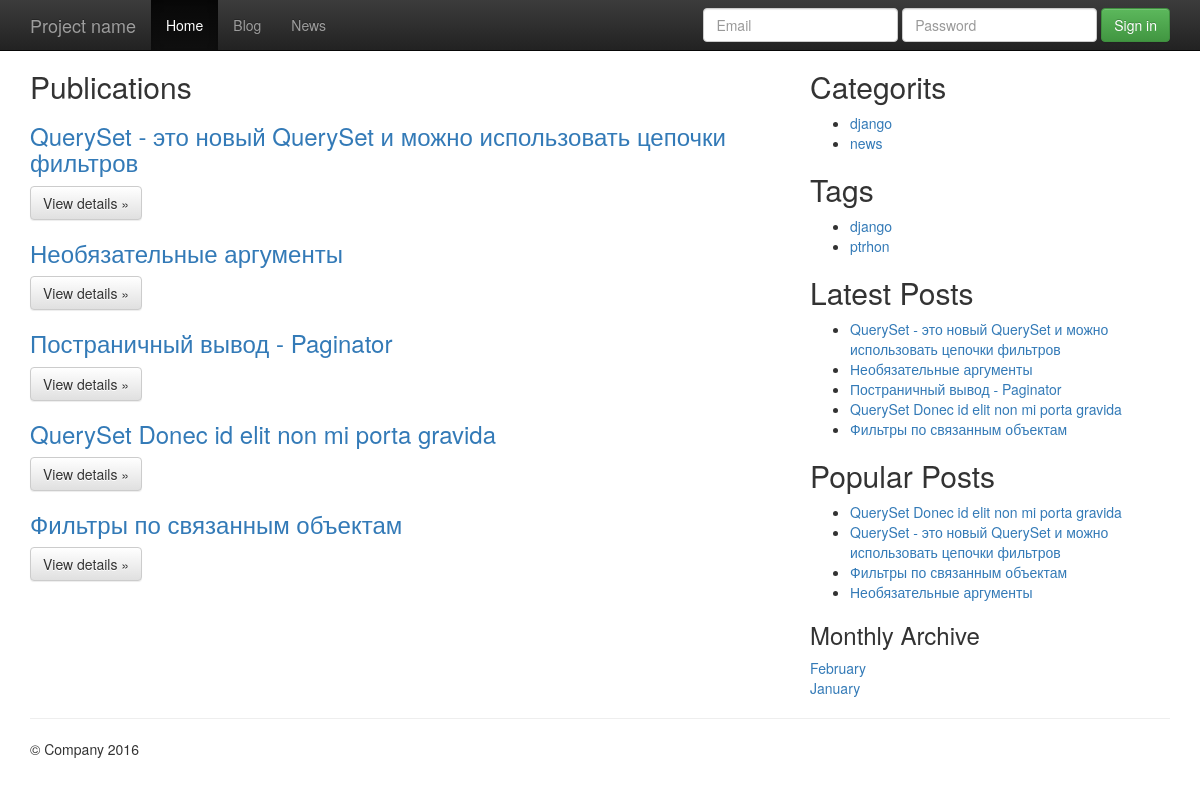
Screenshot of /blog/ with the database file from the repository.
### blog/models.py (models this page shows, shortened)
@python_2_unicode_compatible
class Article(models.Model):
    ARTICLE_STATUS = (
        ('D', 'Not Reviewed'),
        ('P', 'Published'),
        ('E', 'Expired'),
    )
    title = models.CharField(max_length=100, unique=True)
    slug = models.SlugField(max_length=100, unique=True, verbose_name='slug')
    status = models.IntegerField(default=0)
    content = models.TextField()
    status = models.CharField(max_length=1, choices=ARTICLE_STATUS, default='D')
    category = models.ForeignKey(Category, verbose_name="the related category")
    tags = models.ManyToManyField(Tag, verbose_name="the related tags", related_name="keyword_set", blank=True)
    views = models.IntegerField(default=0)
    publish_date = models.DateTimeField(auto_now=True, editable=False, help_text="Please use the following format: <em>YYYY-MM-DD</em>.")
    created_date = models.DateTimeField(auto_now_add=True, editable=False)
    def was_published_recently(self):
        return self.publish_date >= timezone.now() - datetime.timedelta(days=1)
    was_published_recently.admin_order_field = 'publish_date'
    was_published_recently.boolean = True
    was_published_recently.short_description = 'Published recently?'

class Category(models.Model):
    name = models.CharField(max_length=100)
    slug = models.SlugField(max_length=100, unique=True, verbose_name='slug')
    description = models.TextField(max_length=4096)

class Tag(models.Model):
    name = models.CharField(max_length=100, unique=True)
    slug = models.SlugField(max_length=100, unique=True, verbose_name='slug')

### blog/views.py (the view)
def index(request):
    blog_list = Article.objects.order_by('-publish_date')
    category_list = Category.objects.order_by('name')
    tags_name = Tag.objects.order_by('name')
    context = {'categories_list':category_list, 'blog_list': blog_list , 'tags_name':tags_name, 'months':monthly_archive_list()}
    return render(request, 'blog/index.html', context)

### blog/templatetags/latest_posts.py (called while the page is built)
@register.inclusion_tag('blog/_latest_posts.html') # регистрируем тег и подключаем шаблон _latest_posts
def latest_posts():
    posts = Article.objects.order_by('-publish_date').filter(status='P')[:6]
    return locals()

### blog/templatetags/popular_posts.py (called while the page is built)
@register.inclusion_tag('blog/_popular_posts.html') # регистрируем тег и подключаем шаблон _popular_posts
def popular_posts():
    posts = Article.objects.filter(views__gte=5).filter(status='P')[:6]
    return locals()

### blog/views.py (called while the page is built)
def monthly_archive_list():
    if not Article.objects.count(): return []
    year, month = time.localtime()[:2]
    first = Article.objects.order_by("created_date")[0]
    fyear = first.created_date.year
    fmonth = first.created_date.month
    months = []
    for y in range(year, fyear-1, -1):
        start, end = 12, 0
        if y == year: start = month
        if y == fyear: end = fmonth-1
        for m in range(start, end, -1):
            months.append((y, m, month_name[m]))
    return months

### templates/blog/index.html (shortened to what this page needs)
{% extends "blog/layout.html" %}
        {% block content %}
        <div class="row">
          <div class="col-md-8">
          {% block main %}
            <h2>Publications</h2>
              {% if blog_list %}
                {% for item in blog_list %}
                  <h3><a href ="{% url 'blog:detail' item.slug %}">{{ item.title }}</a></h3>
                    <p><a class="btn btn-default" href="{% url 'blog:detail' item.slug %}" role="button">View details &raquo;</a></p>
                {% endfor %}
              {% else %}
                <li>Sorry, no items in this list.</li>
             {% endif %}
          {% endblock main %}
          </div>
           <div class="col-md-4">
             {% block aside %}
                {{ block.super }}
             {% endblock aside %}
           </div>
         </div>
        {% endblock content %}

### templates/blog/layout.html (shortened to what this page needs)
{% extends "base.html" %}
{% load latest_posts popular_posts %}
      {% block content %}
            {% block aside %}
                   <h2>Categorits</h2>
                  {% if categories_list %}
                    <ul>
                        {% for category in categories_list %}
                        <li><a href ="{% url 'blog:category' category.slug %}">{{ category.name }}</a></li>
                        {% endfor %}
                    </ul>
                    {% else %}
                    <strong>There are no categories present.</strong>
                  {% endif %}
                  <h2>Tags</h2>
                  {% if tags_name %}
                    <ul>
                        {% for tag in tags_name %}
                        <li><a href ="">{{ tag.name }}</a></li>
                        {% endfor %}
                    </ul>
                    {% else %}
                        <strong>There are no tags present.</strong>
                    {% endif %}
                  <h2>Latest Posts</h2>
                  <div>
                      {% latest_posts %}
                  </div>
                  <h2>Popular Posts</h2>
                  <div>
                      {% popular_posts %}
                  </div>
                  <h3>Monthly Archive</h3>
                  <div>
                      {% for month in months %}
                           <a href="{% url 'blog:archive' month.0 month.1 %}">{{ month.2 }}</a> <br />
                      {% endfor %}
                  </div>
            {% endblock aside %}
        {% endblock content %}

### templates/base.html (shortened to what this page needs)
{% include 'includes/header.html'%}
{% include 'includes/mainmenu.html'%}
    <div class="container">
    {% block content %}
    {% endblock content %}
{% include 'includes/footer.html'%}

### templates/includes/header.html (shortened to what this page needs)
{% load staticfiles %}
<!doctype html>
<html class="no-js" lang="">
    <head>
        <link rel="stylesheet" href="{% static 'css/bootstrap.min.css' %}">
        <link rel="stylesheet" href="{% static 'css/bootstrap-theme.min.css' %}">
        <link rel="stylesheet" href="{% static 'css/main.css' %}">
    </head>
    <body>

### templates/includes/mainmenu.html (shortened to what this page needs)
    <nav class="navbar navbar-inverse navbar-fixed-top" role="navigation">
      <div class="container">
        <div class="navbar-header">
          <a class="navbar-brand" href="/">Project name</a>
        </div>
        <div id="navbar" class="navbar-collapse collapse">
          <ul class="nav navbar-nav">
            <li class="active"><a href="/">Home <span class="sr-only">(current)</span></a></li>
            <li><a href="/blog">Blog</a></li>
            <li><a href="/blog/news">News</a></li>
          </ul>
          <form class="navbar-form navbar-right" role="form">
            <div class="form-group">
              <input type="text" placeholder="Email" class="form-control">
            </div>
            <div class="form-group">
              <input type="password" placeholder="Password" class="form-control">
            </div>
            <button type="submit" class="btn btn-success">Sign in</button>
          </form>
        </div>
      </div>
    </nav>

### templates/blog/_latest_posts.html
<ul>
  {% for p in posts %}
    <li><a href="{% url 'blog:detail' p.slug %}">{{ p.title }}</a>
  {% endfor %}
</ul>

### templates/blog/_popular_posts.html
<ul>
  {% for p in posts %}
    <li><a href="{% url 'blog:detail' p.slug %}">{{ p.title }}</a>
  {% endfor %}
</ul>

### templates/includes/footer.html (shortened to what this page needs)
{% load staticfiles %}
      <hr>
      <footer>
        <p>&copy; Company 2016</p>
      </footer>
    </div>
    </body>
</html>

### templates/includes/header.html (style rules this page uses)
body { padding-top: 50px; padding-bottom: 20px; }

### rows the page displays
Article: title "QuerySet - это новый QuerySet и можно использовать цепочки фильтров"
Article: title "Необязательные аргументы"
Article: title "Постраничный вывод - Paginator"
Article: title "QuerySet Donec id elit non mi porta gravida"
Article: title "Фильтры по связанным объектам"
Category: name "django"
Category: name "news"
Tag: name "django"
Tag: name "ptrhon"

### other values shown
{{ month.2 }} "February" "January"
